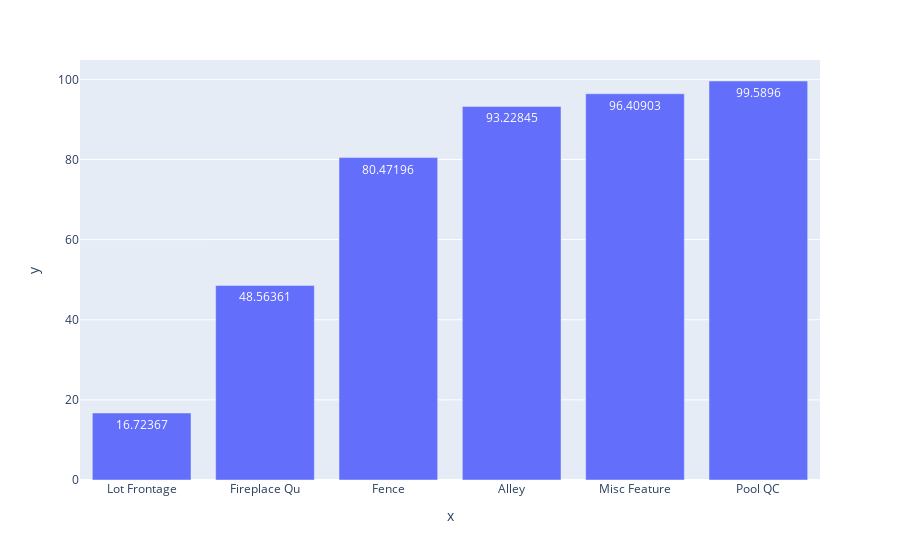

Notebook source saved alongside this figure:
### Code cell
px.bar( x=percent_nan.index, y= percent_nan, text_auto= True).show()

### Figure 1 — Plotly figure (JSON) as saved in the notebook; plotly's stock layout.template omitted (floating-point values rounded to 4 significant figures)
{"data": [{"alignmentgroup": "True", "hovertemplate": "x=%{x}<br>y=%{y}<extra></extra>", "legendgroup": "", "marker": {"color": "#636efa", "pattern": {"shape": ""}}, "name": "", "offsetgroup": "", "orientation": "v", "showlegend": false, "textposition": "auto", "texttemplate": "%{y}", "type": "bar", "x": ["Lot Frontage", "Fireplace Qu", "Fence", "Alley", "Misc Feature", "Pool QC"], "xaxis": "x", "y": [16.72, 48.56, 80.47, 93.23, 96.41, 99.59], "yaxis": "y"}], "layout": {"barmode": "relative", "legend": {"tracegroupgap": 0}, "margin": {"t": 60}, "xaxis": {"anchor": "y", "domain": [0, 1], "title": {"text": "x"}}, "yaxis": {"anchor": "x", "domain": [0, 1], "title": {"text": "y"}}}}
